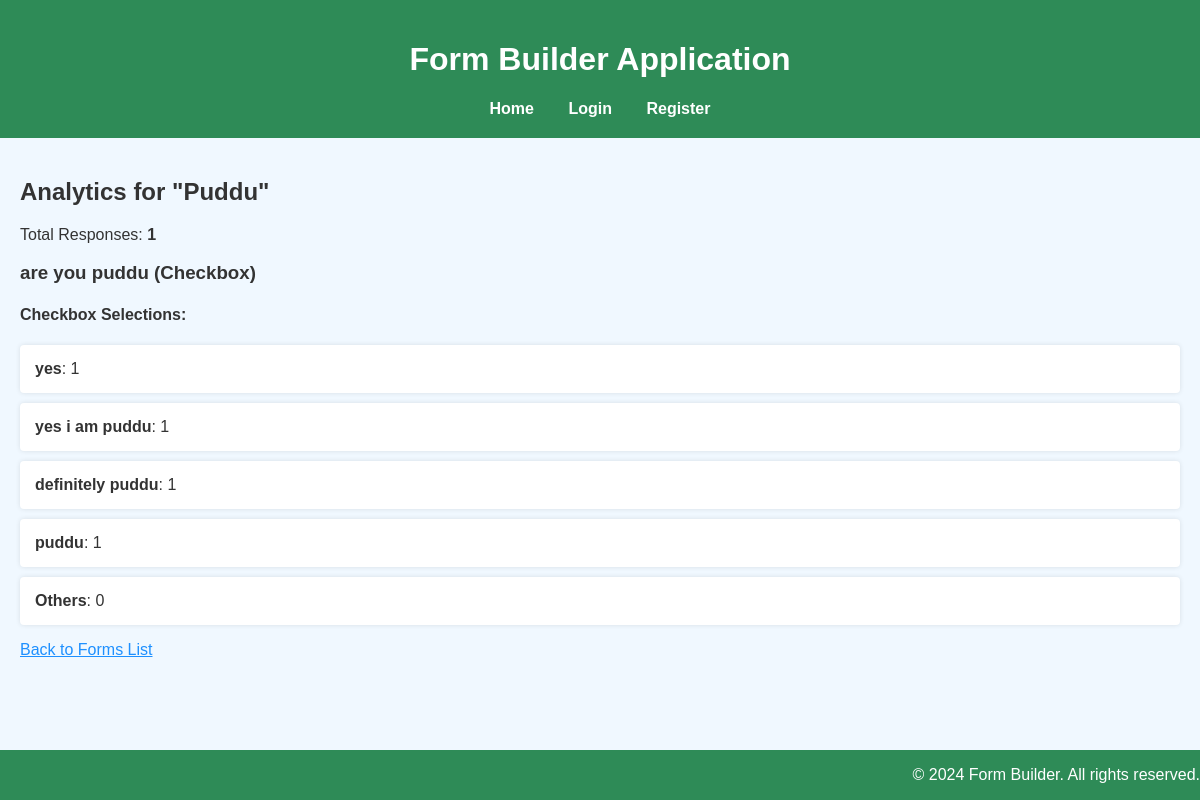
/analytics/6/, run on the app's committed database.
### buggy_forms/models.py (models this page shows, shortened)
class Form(models.Model):
    title = models.CharField(max_length=200)
    created_by = models.ForeignKey(User, related_name='forms', null=True, default=None, blank=True , on_delete=models.CASCADE)

class Question(models.Model):
    TEXT = 'text'
    DROPDOWN = 'dropdown'
    CHECKBOX = 'checkbox'
    QUESTION_TYPES = [
        (TEXT, 'Text'),
        (DROPDOWN, 'Dropdown'),
        (CHECKBOX, 'Checkbox'),
    ]
    form = models.ForeignKey(Form, related_name='questions', on_delete=models.CASCADE)
    text = models.CharField(max_length=200, help_text="Enter the Question")
    question_type = models.CharField(max_length=20, choices=QUESTION_TYPES)
    choices = models.TextField(
        blank = True,
        null = True,
        help_text="Enter the choices for the Dropdown or CheckBox separated by Comma"
    )
    def get_choices_list(self):
        return [choice.strip() for choice in self.choices.split(',')] if self.choices else []

### buggy_forms/views.py (the view, shortened to what this page needs)
# urls.py: path('analytics/<int:form_id>/', view_analytics, name='view_analytics'),
def view_analytics(request, form_id):
    form = get_object_or_404(Form, id=form_id)
    total_responses = form.responses.count()
    question_analytics = []
    for question in form.questions.all():
        data = {}
        if question.question_type == Question.TEXT:
            responses = Answer.objects.filter(question=question).values_list('text_answer', flat=True)
            word_counts = defaultdict(int)
            for response in responses:
                if response:
                    words = response.split()
                    for word in words:
                        if len(word) >= 5:
                            word_counts[word.lower()] += 1
            sorted_words = sorted(word_counts.items(), key=lambda item: item[1], reverse=True)
            top_words = sorted_words[:5]
            others_count = sum(count for _, count in sorted_words[5:])
            top_words.append(('Others', others_count))
            data = dict(top_words)
        elif question.question_type == Question.CHECKBOX:
            choices = question.get_choices_list()
            combo_counts = defaultdict(int)
            responses = Answer.objects.filter(question=question).values_list('selected_options', flat=True)
            for response_choices in responses:
                if response_choices:
                    for choice in response_choices:
                        choice = choice.strip()
                        if choice in choices:
                            combo_counts[choice] += 1
            sorted_combos = sorted(combo_counts.items(), key=lambda item: item[1], reverse=True)
            top_combos = sorted_combos[:5]
            others_count = sum(count for _, count in sorted_combos[5:])
            top_combos.append(('Others', others_count))
            data = dict(top_combos)
        question_analytics.append({
            'question': question,
            'data': data
        })
    context = {
        'form': form,
        'total_responses': total_responses,
        'question_analytics': question_analytics
    }
    return render(request, 'buggy_forms/analytics.html', context)

### buggy_forms/templates/buggy_forms/analytics.html (shortened to what this page needs)
{% extends 'buggy_forms/base.html' %}
{% block content %}
    <h2>Analytics for "{{ form.title }}"</h2>
    <p>Total Responses: <strong>{{ total_responses }}</strong></p>
    {% for qa in question_analytics %}
        <div class="analytics-section">
            <h3>{{ qa.question.text }} ({{ qa.question.get_question_type_display }})</h3>
            {% if qa.question.question_type == 'text' %}
                <h4>Top Words:</h4>
                <ul>
                    {% for word, count in qa.data.items %}
                        <li><strong>{{ word }}</strong>: {{ count }}</li>
                    {% endfor %}
                </ul>
            {% elif qa.question.question_type == 'checkbox' %}
                <h4>Checkbox Selections:</h4>
                <ul>
                    {% for choice, count in qa.data.items %}
                        <li><strong>{{ choice }}</strong>: {{ count }}</li>
                    {% endfor %}
                </ul>
            {% endif %}
        </div>
    {% endfor %}
    <a href="{% url 'list_forms' %}">Back to Forms List</a>
{% endblock %}

### buggy_forms/static/buggy_forms/css/style.css (style rules this page uses)
body { font-family: Arial, sans-serif; background-color: #f0f8ff; color: #333333; margin: 0; padding: 0; }
a { color: #1e90ff; }
ul { list-style-type: none; padding: 0; }
li { background-color: #ffffff; margin-bottom: 10px; padding: 15px; border-radius: 4px; box-shadow: 0 0 5px rgba(0,0,0,0.1); }

### data on the page
Form: title "Puddu"
Question: question.text "are you puddu", question.question_type "Checkbox", data "yes" "yes i am puddu" "definitely puddu" "puddu" "Others", data "1" "1" "1" "1" "0"

### other printed values
{{ total_responses }} "1"
